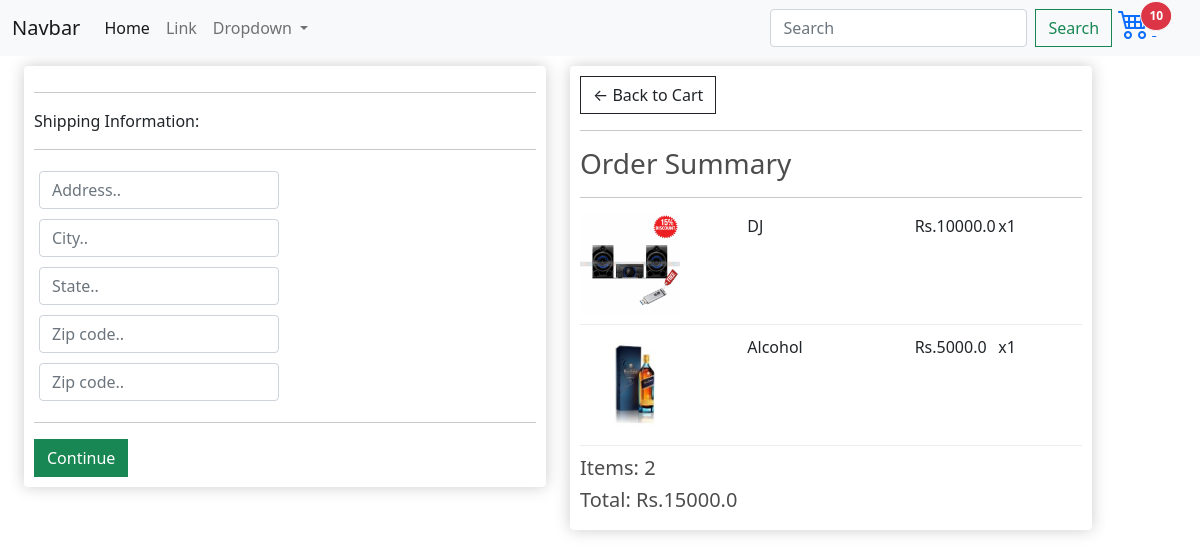
/checkout/ (signed in), run on an earlier commit of the app's database.
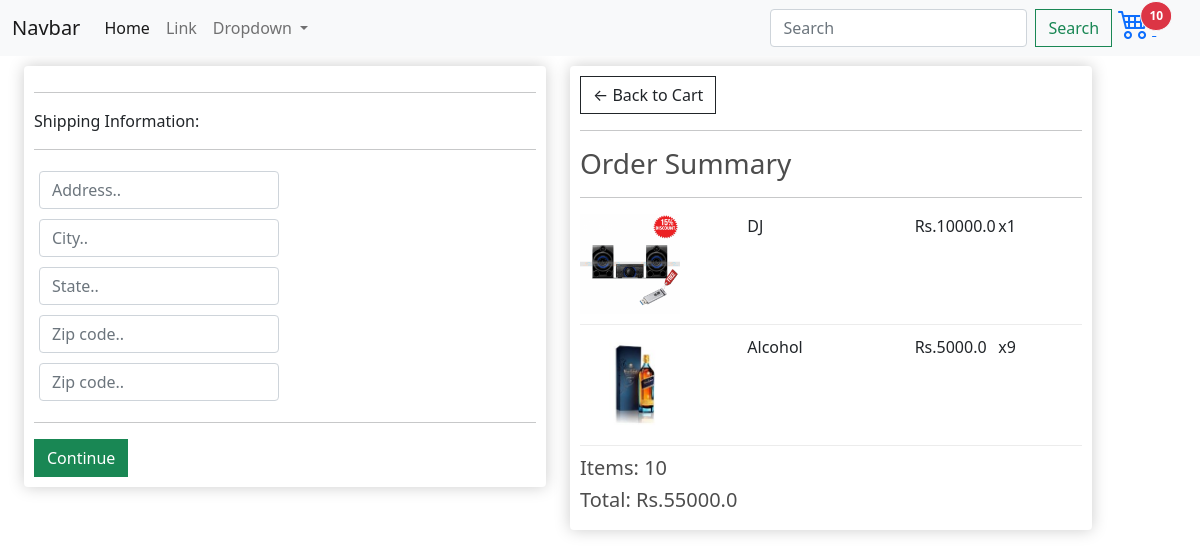
And on a later commit of the database.
### store/models.py (models this page shows, shortened)
class OrderItem(models.Model):
    product = models.ForeignKey(Product, on_delete=models.SET_NULL, null=True)
    order = models.ForeignKey(Order, on_delete=models.SET_NULL, null=True)
    quantity = models.IntegerField(default=0, null=True, blank=True)
    date_added = models.DateTimeField(auto_now_add=True)
    @property
    def get_total(self):
        total = self.product.price * self.quantity
        return total

class Order(models.Model):
    customer = models.ForeignKey(Customer, on_delete=models.SET_NULL, null=True, blank=True)
    date_ordered = models.DateTimeField(auto_now_add=True)
    complete = models.BooleanField(default=False)
    transaction_id = models.CharField(max_length=100, null=True)
    @property
    def get_cart_total(self):
        orderitems = self.orderitem_set.all()
        total = sum([item.get_total for item in orderitems])
        return total
    @property
    def get_cart_items(self):
        orderitems = self.orderitem_set.all()
        total = sum([item.quantity for item in orderitems])
        return total

class Product(models.Model):
    product_status = (
        ('N',"New"),
        ('T',"Trending"),
        ('X','Excel'),
            )
    category_type = (
        ("Men","Men"),
        ("Women","Women"),
        ("Electronic","Electronic"),
        ("Book","Book"),)
    name = models.CharField(max_length=200)
    price = models.FloatField()
    category = models.CharField(max_length=10,choices=category_type,null=True, blank=True)
    status = models.CharField(max_length=1,choices= product_status,null=True, blank=True)
    description = models.TextField(null=True,blank = True)
    featured = models.ImageField(null=True, blank=True)
    @property
    def imageURL(self):
        try:
            url = self.featured.url
        except:
            url = ''
        return url

### store/views.py (the view)
# urls.py: path('checkout/',views.checkout , name = 'checkout'),
def checkout(request):
    data = cartData(request)
    cartItems = data['cartItems']
    order = data['order']
    items = data['items']
    context = {'items':items, 'order':order, 'cartItems':cartItems}
    return render(request, 'store/checkout.html', context)

### store/utils.py (called while the page is built)
def cartData(request):
    if request.user.is_authenticated:
        customer = request.user.customer
        order, created = Order.objects.get_or_create(customer=customer, complete=False)
        items = order.orderitem_set.all()
        cartItems = order.get_cart_items
    else:
        cookieData = cookieCart(request)
        cartItems = cookieData['cartItems']
        order = cookieData['order']
        items = cookieData['items']
    return {'cartItems':cartItems ,'order':order, 'items':items}

### store/templates/store/checkout.html (shortened to what this page needs)
{% extends 'store/main.html' %}
{% load static %}
{% block content %}
     <div class="container row">
        <div class="col-lg-6">
            <div class="box-element" id="form-wrapper">
                <form id="form">
                    <div id="shipping-info">
                        <hr>
                        <p>Shipping Information:</p>
                        <hr>
                        <div class="form-field">
                            <input class="form-control" type="text" name="address" placeholder="Address..">
                        </div>
                        <div class="form-field">
                            <input class="form-control" type="text" name="city" placeholder="City..">
                        </div>
                        <div class="form-field">
                            <input class="form-control" type="text" name="state" placeholder="State..">
                        </div>
                        <div class="form-field">
                            <input class="form-control" type="text" name="zipcode" placeholder="Zip code..">
                        </div>
                        <div class="form-field">
                            <input class="form-control" type="text" name="country" placeholder="Zip code..">
                        </div>
                    </div>
                    <hr>
                    <input id="form-button" class="btn btn-success btn-block" type="submit" value="Continue">
                </form>
            </div>
        <br>
        </div>
        <div class="col-lg-6">
            <div class="box-element">
                <a  class="btn btn-outline-dark" href="{% url 'cart' %}">&#x2190; Back to Cart</a>
                <hr>
                <h3>Order Summary</h3>
                <hr>
                {% for item in items %}
                <div class="cart-row">
                    <div style="flex:2"><img class="row-image" src={{ item.product.imageURL }}></div>
                    <div style="flex:2"><p> {{ item.product.name }}</p></div>
                    <div style="flex:1"><p>Rs.{{ item.product.price }}</p></div>
                    <div style="flex:1"><p> x{{ item.quantity }}</p></div>
                </div>
                {% endfor %}
                <h5>Items:   {{ order.get_cart_items }}</h5>
                <h5>Total:   Rs.{{ order.get_cart_total }}</h5>
            </div>
        </div>
    </div>
{% endblock content %}

What changed in the data, as far as the page shows it:
changed OrderItem "Alcohol": quantity "1" → "9"
changed through a linked row, Order: get_cart_items "2" → "10"; get_cart_total "15000.0" → "55000.0"
